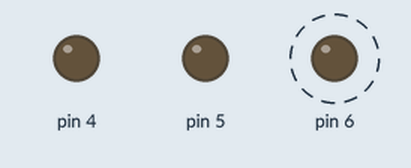
A sketch run on a simulated Arduino Uno, built with avr-gcc and run on an emulated ATmega328P. Shown: output pins drawn as LEDs (lit = HIGH). Dashed ring = blinking.

Above: at 0.3 s.
Timing chart, 0 to 3.0 s (numbered marks = the images above):
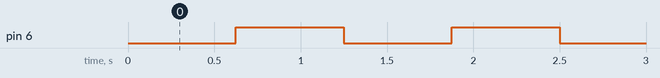

Measured:
- by itself, pin 6: alternates HIGH for 0.62 s and LOW for 0.62 s

The sketch:

Blink.ino
```cpp
#include <avr/io.h>
#include <avr/sleep.h>

int main() {
	DDRD |= (1 << PD4);
  DDRD |= (1 << PD5);
  DDRD |= (1 << PD6);
	while ( 1) {
		PORTD &= ~(1 << PD6);
		__builtin_avr_delay_cycles( 10000000 );

		PORTD |=  (1 << PD6);
		__builtin_avr_delay_cycles( 10000000 );
  }
}
```
